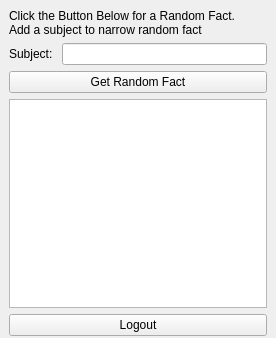
<?xml version="1.0" encoding="UTF-8"?>
<ui version="4.0">
 <class>RandomFact</class>
 <widget class="QWidget" name="RandomFact">
  <property name="geometry">
   <rect>
    <x>0</x>
    <y>0</y>
    <width>276</width>
    <height>338</height>
   </rect>
  </property>
  <property name="windowTitle">
   <string>Form</string>
  </property>
  <widget class="QWidget" name="verticalLayoutWidget">
   <property name="geometry">
    <rect>
     <x>9</x>
     <y>9</y>
     <width>258</width>
     <height>327</height>
    </rect>
   </property>
   <layout class="QVBoxLayout" name="verticalLayout">
    <item>
     <widget class="QLabel" name="label">
      <property name="text">
       <string>Click the Button Below for a Random Fact. 
Add a subject to narrow random fact</string>
      </property>
     </widget>
    </item>
    <item>
     <layout class="QHBoxLayout" name="horizontalLayout">
      <item>
       <widget class="QLabel" name="label_2">
        <property name="text">
         <string>Subject: </string>
        </property>
       </widget>
      </item>
      <item>
       <widget class="QLineEdit" name="subject"/>
      </item>
     </layout>
    </item>
    <item>
     <widget class="QPushButton" name="getfact_but">
      <property name="text">
       <string>Get Random Fact</string>
      </property>
     </widget>
    </item>
    <item>
     <widget class="QTextBrowser" name="fact_display"/>
    </item>
    <item>
     <widget class="QPushButton" name="logout_but">
      <property name="text">
       <string>Logout</string>
      </property>
     </widget>
    </item>
   </layout>
  </widget>
 </widget>
 <resources/>
 <connections/>
</ui>
